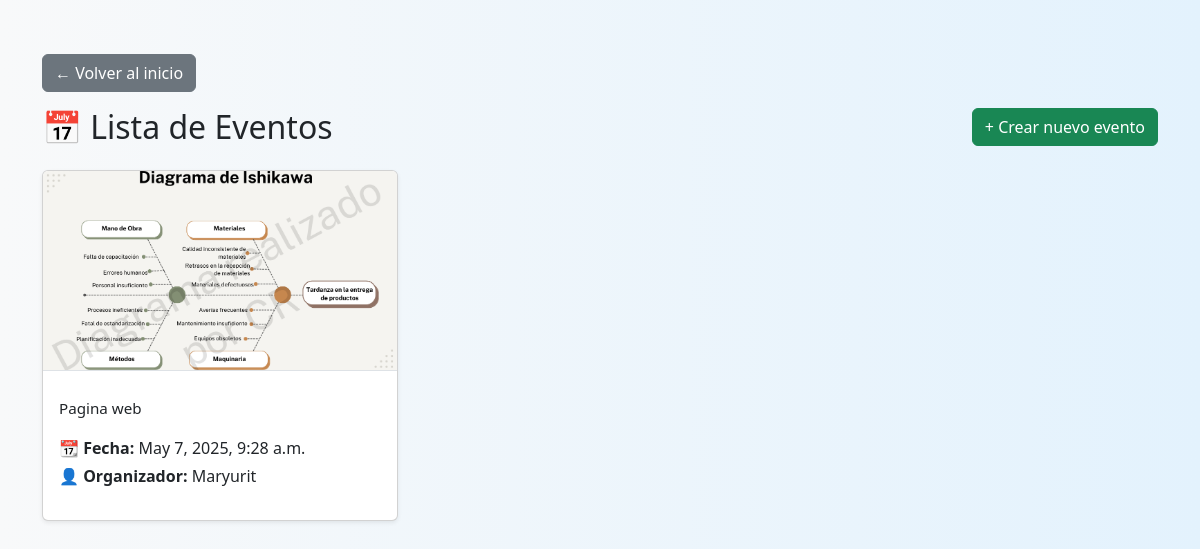
Screenshot of /eventos/ (signed in) with the database file from the repository.
### eventos/models.py (models this page shows, shortened)
class Evento(models.Model):
    titulo = models.CharField(max_length=200)
    descripcion = models.TextField()
    fecha = models.DateTimeField()
    imagen = models.ImageField(upload_to='eventos_imagenes/', blank=True, null=True)
    organizador = models.ForeignKey(settings.AUTH_USER_MODEL, on_delete=models.CASCADE)

### usuarios/models.py (models this page shows, shortened)
class Usuario(AbstractUser):
    nombre = models.CharField(max_length=75, verbose_name="Nombre")
    fecha_nacimiento = models.DateField(null=True, blank=True, verbose_name="Fecha de nacimiento")
    telefono = models.CharField(max_length=20, blank=True, verbose_name="Teléfono")
    direccion = models.CharField(max_length=255, blank=True, verbose_name="Dirección")
    class Meta:
        verbose_name = "User"
        verbose_name_plural = "Users"
    pass

### eventos/views.py (the view)
# urls.py: path('', views.lista_eventos, name='lista_eventos'),
@login_required
def lista_eventos(request):
    eventos = Evento.objects.all().order_by('-fecha')
    return render(request, 'eventos/lista_eventos.html', {'eventos': eventos})

### eventos/templates/eventos/lista_eventos.html (shortened to what this page needs)
{% load static %}
<!DOCTYPE html>
<html lang="es">
<head>
    <link href="https://cdn.jsdelivr.net/npm/bootstrap@5.3.3/dist/css/bootstrap.min.css" rel="stylesheet">
    <link rel="stylesheet" href="{% static 'css/eventos.css' %}">
  </head>
<body>
<div class="container mt-4">
    <a href="{% url 'index' %}" class="btn btn-secondary mb-3">← Volver al inicio</a>
    <div class="d-flex justify-content-between align-items-center mb-4">
        <h1 class="mb-0">📅 Lista de Eventos</h1>
        <a href="{% url 'crear_evento' %}" class="btn btn-success">+ Crear nuevo evento</a>
    </div>
    {% if eventos %}
    <div class="row">
        {% for evento in eventos %}
        <div class="col-md-4 mb-4">
            <div class="card shadow-sm h-100">
                {% if evento.imagen %}
                    <img src="{{ evento.imagen.url }}" class="card-img-top" alt="{{ evento.nombre }}">
                {% endif %}
                <div class="card-body d-flex flex-column">
                    <p class="card-text">{{ evento.descripcion|truncatechars:100 }}</p>
                    <p class="mb-1"><strong>📆 Fecha:</strong> {{ evento.fecha }}</p>
                    <p class="mb-3"><strong>👤 Organizador:</strong> {{ evento.organizador.username }}</p>
                </div>
            </div>
        </div>
        {% endfor %}
    </div>
    {% else %}
        <p>No hay eventos creados aún.</p>
    {% endif %}
</div>
</body>
</html>

### eventos/static/css/eventos.css (style rules this page uses)
body { background: linear-gradient(to right, #f8f9fa, #e3f2fd); min-height: 100vh; padding: 30px 15px; font-family: 'Segoe UI', Tahoma, Geneva, Verdana, sans-serif; }
h1 { font-size: 2rem; }
.card-img-top { height: 200px; object-fit: cover; border-bottom: 1px solid #dee2e6; }
.card-text { font-size: 0.95rem; }
body { background: linear-gradient(to right, #f8f9fa, #e3f2fd); min-height: 100vh; padding: 30px; font-family: 'Segoe UI', Tahoma, Geneva, Verdana, sans-serif; }

### rows the page displays
Evento: imagen (picture), descripcion "Pagina web", fecha "May 7, 2025, 9:28 a.m.", organizador.username "Maryurit"
